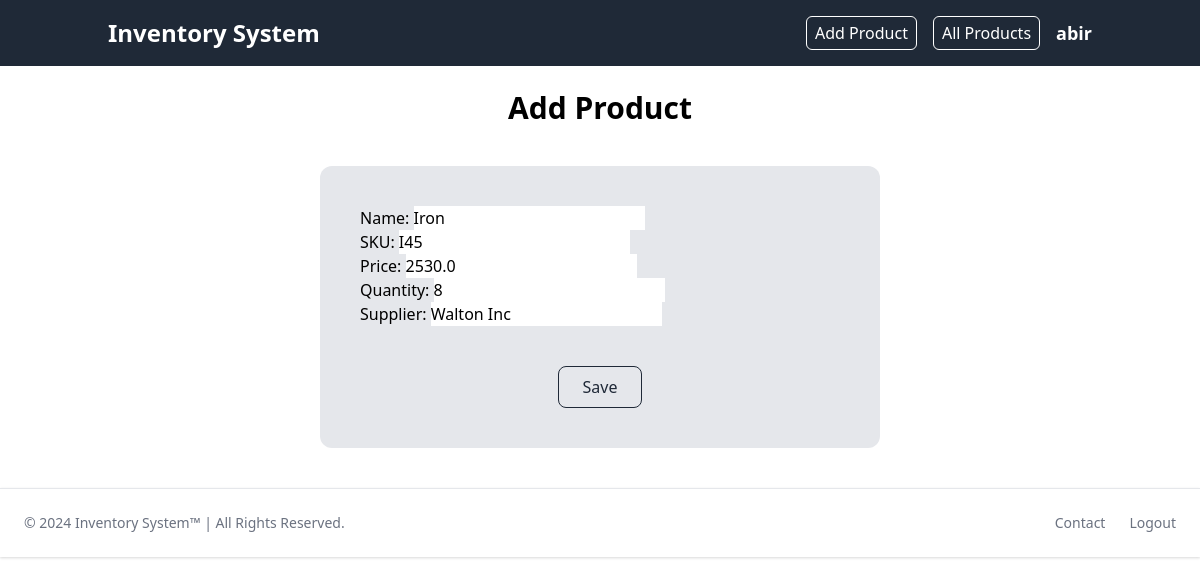
/update/4/ (signed in), run on the app's committed database.
### inventory_app/models.py (models this page shows, shortened)
class Product(models.Model):
    product_id = models.AutoField(primary_key=True)
    name = models.CharField(max_length=100)
    sku = models.CharField(max_length=50, unique=True)
    price = models.FloatField()
    quantity = models.IntegerField()
    supplier = models.CharField(max_length=100)

### inventory_app/views.py (the view)
# urls.py: path('update/<int:product_id>/', views.product_update_view, name="update_product"),
@login_required
def product_update_view(request, product_id):
    product = Product.objects.get(product_id=product_id)
    form = ProductForm(instance=product)
    if request.method == 'POST':
        form = ProductForm(request.POST, instance=product)
        if form.is_valid():
            form.save()
            return redirect('products')
    return render(request, 'create_product.html', {'form': form})

### inventory_app/forms.py
class ProductForm(forms.ModelForm):
    class Meta:
        model = Product
        fields = '__all__'
        labels = {
            'product_id' : 'Product ID',
            'name' : 'Name',
            'sku' : 'SKU',
            'price' : 'Price',
            'quantity' : 'Quantity',
            'supplier' : 'Supplier',
        }
        widgets = {
            'product_id' : forms.NumberInput(attrs={'placeholder' : 'e.g. 1', 'class' : 'form-control'}),
            'name' : forms.TextInput(attrs={'placeholder' : 'e.g. ABC', 'class' : 'form-control'}),
            'sku' : forms.TextInput(attrs={'placeholder' : 'e.g. X123', 'class' : 'form-control'}),
            'price' : forms.NumberInput(attrs={'placeholder' : 'e.g. 1.0', 'class' : 'form-control'}),
            'quantity' : forms.NumberInput(attrs={'placeholder' : 'e.g. 1', 'class' : 'form-control'}),
            'supplier' : forms.TextInput(attrs={'placeholder' : 'e.g. XYZ Org', 'class' : 'form-control'}),
        }

### inventory_app/templates/create_product.html (shortened to what this page needs)
{% extends "layout.html" %}
{% load tailwind_filters %}
{% block content %}
<h1 class="mt-6 text-center text-3xl font-semibold">Add Product</h1>
<form method="POST" class="my-10 lg:mx-80 mx-20 bg-gray-200 p-10 rounded-xl">
    {{ form|crispy }}
    <div class="mt-10 flex justify-center">
    <button type="submit" class="py-2 px-6 border text-gray-800 border-gray-800 rounded-lg hover:bg-gray-800 hover:text-white transition duration-300">
        Save
    </button>
    </div>
</form>
<footer  class="mt-10 bottom-0 left-0 z-20 w-full p-4 bg-white border-t border-gray-200 shadow md:flex md:items-center md:justify-between md:p-6 dark:bg-gray-800 dark:border-gray-600">
    <div class="flex lg:flex-row lg:justify-between flex-col justify-center items-center w-full">
    <span class="text-sm text-gray-500 sm:text-center dark:text-gray-400">© 2024 <a href="{% url 'home' %}">Inventory System™</a> | All Rights Reserved.
    </span>
    <ul class="flex flex-wrap items-center mt-3 text-sm font-medium text-gray-500 dark:text-gray-400 sm:mt-0">
        <li>
            <a href="{% url 'contact' %}" class="mr-4 hover:text-blue-600 md:mr-6">Contact</a>
        </li>
        <li>
            <a href="{% url 'logout' %}" class="hover:text-red-600">Logout</a>
        </li>
    </ul>
  </div>
  </footer>
{% endblock %}

### inventory_app/templates/layout.html (shortened to what this page needs)
<!DOCTYPE html>
<html lang="en">
<head>
    <link href="https://cdn.jsdelivr.net/npm/tailwindcss@2.2.19/dist/tailwind.min.css" rel="stylesheet">
</head>
<body>
    <nav class="bg-gray-800 p-4">
        <div class="container mx-auto flex items-center justify-between">
          <a href="{% url 'home' %}" class="text-white text-2xl font-bold lg:ml-5">Inventory System</a>
          <div class="hidden lg:flex lg:items-center lg:space-x-4 mr-5" id="menu">
            <a href="{% url 'create_product'%}" class="text-white border border-white hover:bg-white hover:text-gray-800 py-1 px-2 rounded-md">Add Product</a>
            <a href="{% url 'products' %}" class="text-white border border-white hover:bg-white hover:text-gray-800 py-1 px-2 rounded-md">All Products</a>
            <p class="text-lg font-semibold text-white">{{request.user.username}}</p>
          </div>
        </div>
      </nav>
      <div>
        {% block content %}
        {% endblock %}
    </div>
</body>
</html>

### data on the page
Product: name "Iron", sku "I45", price "2530.0", quantity "8", supplier "Walton Inc"

### other printed values
{{ request.user.username }} "abir"
